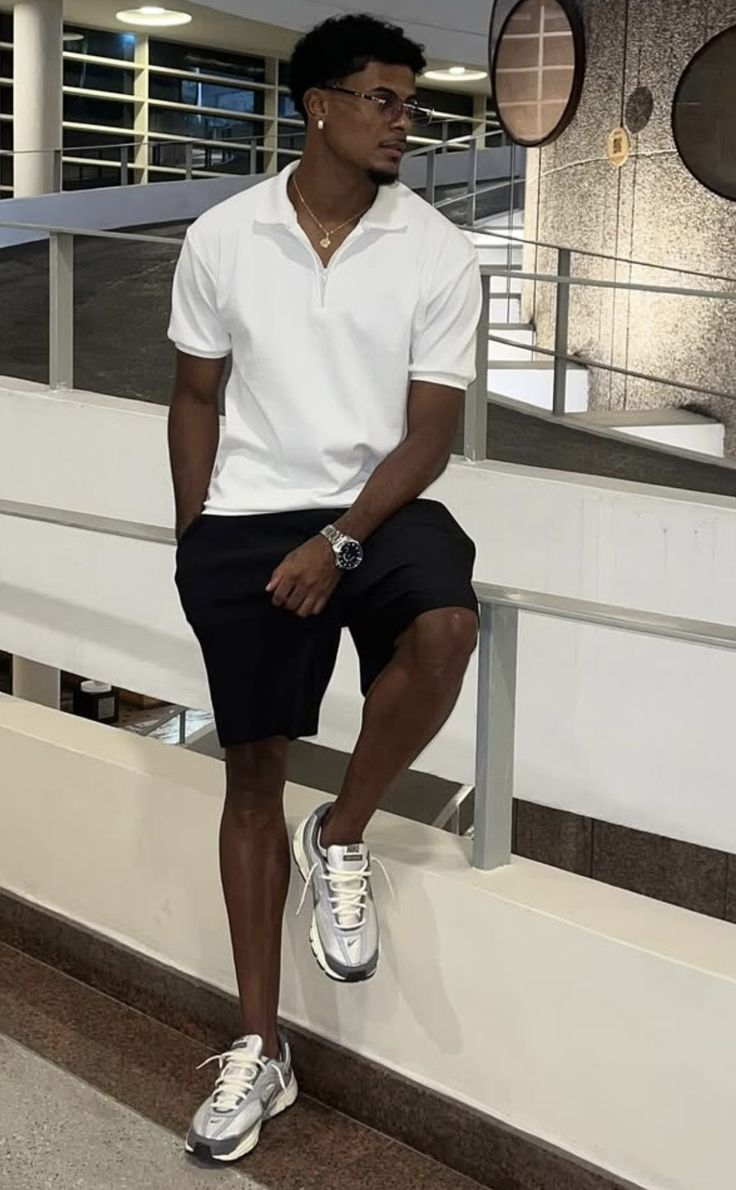
#> input picture images/imagem1.jpeg, 736 x 1190 px, found by its file name
$ python main.py
#> lines starting #> are read from the running program, lines starting #| are printed output that depends on the picture
### Atividade1/Questao1.py
import numpy as np
from PIL import Image

def rgb_to_grayscale(img_array):
    r, g, b = img_array[:,:,0], img_array[:,:,1], img_array[:,:,2]
    return (0.299 * r + 0.587 * g + 0.114 * b).astype(np.uint8)

def gaussian_kernel(size, sigma=1):
    kernel = np.fromfunction(
        lambda x, y: (1/(2*np.pi*sigma**2)) * np.exp(-((x-(size-1)/2)**2 + (y-(size-1)/2)**2) / (2*sigma**2)),
        (size, size)
    )
    return kernel / np.sum(kernel)

def convolve(img, kernel):
    k_size = kernel.shape[0]
    pad = k_size // 2
    img_pad = np.pad(img, pad, mode='edge')
    output = np.zeros_like(img)
    for i in range(img.shape[0]):
        for j in range(img.shape[1]):
            region = img_pad[i:i+k_size, j:j+k_size]
            output[i,j] = np.sum(region * kernel)
    return output

def pencil_sketch(image_path, output_path, kernel_size=21, sigma=5):
    img = Image.open(image_path).convert('RGB')
    img_array = np.array(img)
    gray = rgb_to_grayscale(img_array)
    kernel = gaussian_kernel(kernel_size, sigma)
    blurred = convolve(gray, kernel)
    epsilon = 1e-8
    sketch = (gray.astype(np.float32) / (blurred.astype(np.float32) + epsilon)) * 255
    sketch = np.clip(sketch, 0, 255).astype(np.uint8)
    Image.fromarray(sketch).save(output_path)
    return gray, blurred, sketch

### Atividade1/Questao2.py
import numpy as np
from PIL import Image

def gamma_correction(image_path, output_path, gamma):
    img = Image.open(image_path).convert('L')  # 'L' = escala de cinza
    img_array = np.array(img, dtype=np.float32)
    normalized = img_array / 255.0
    corrected = np.power(normalized, 1.0/gamma) * 255.0
    corrected = np.clip(corrected, 0, 255).astype(np.uint8)
    Image.fromarray(corrected).save(output_path)
    return corrected

### Atividade1/Questao3.py
import numpy as np
from PIL import Image

def weighted_blend(img1_path, img2_path, output_path, alpha=0.5):
    img1 = Image.open(img1_path).convert('L')
    img2 = Image.open(img2_path).convert('L')
    if img1.size != img2.size:
        img2 = img2.resize(img1.size, Image.Resampling.LANCZOS)
        print(f"Aviso: imagem2 redimensionada de {img2.size} para {img1.size}")
    arr1 = np.array(img1, dtype=np.float32)
    arr2 = np.array(img2, dtype=np.float32)
    blended = (alpha * arr1 + (1 - alpha) * arr2).astype(np.uint8)
    Image.fromarray(blended).save(output_path)
    return blended

### Atividade1/Questao4.py
import numpy as np
from PIL import Image

def negative(img_array):
    return 255 - img_array

# [18 lines left out: functions rescale_intensity, reverse_even_rows, mirror_top_to_bottom, not called in this run]

def vertical_flip(img_array):
    return img_array[::-1, :]

def apply_all_transformations(image_path, output_path):
    img = Image.open(image_path).convert('L')
    arr = np.array(img, dtype=np.float32)
    arr = negative(arr)
    arr = rescale_intensity(arr)
    arr = reverse_even_rows(arr)
    arr = mirror_top_to_bottom(arr)
    arr = vertical_flip(arr)
    arr = np.clip(arr, 0, 255).astype(np.uint8)
    Image.fromarray(arr).save(output_path)
    return arr

### Atividade1/main.py
from pathlib import Path
from Questao1 import pencil_sketch
from Questao2 import gamma_correction
from Questao3 import weighted_blend
from Questao4 import apply_all_transformations
from Questao5 import create_mosaic
from Questao6 import quantize

def main():
    base_path = Path("images")
    img1 = base_path / "imagem1.jpeg"
    img2 = base_path / "imagem2.jpeg"
    img3 = base_path / "imagem3.jpeg"
    img4 = base_path / "imagem4.jpeg"

    output_dir = Path("outputs")
    output_dir.mkdir(parents=True, exist_ok=True)

    print("Executando Questão 1: Esboço a lápis...")
    sketch_output = output_dir / "questao1_sketch.jpg"
    pencil_sketch(str(img1), str(sketch_output), kernel_size=21, sigma=5)
#> in pencil_sketch, img is the input picture: PIL image 736x1190 RGB; mean R, G, B 140.8, 134.4, 124.2
#> after the loop in convolve, `for i in range(img.shape[0]):`:
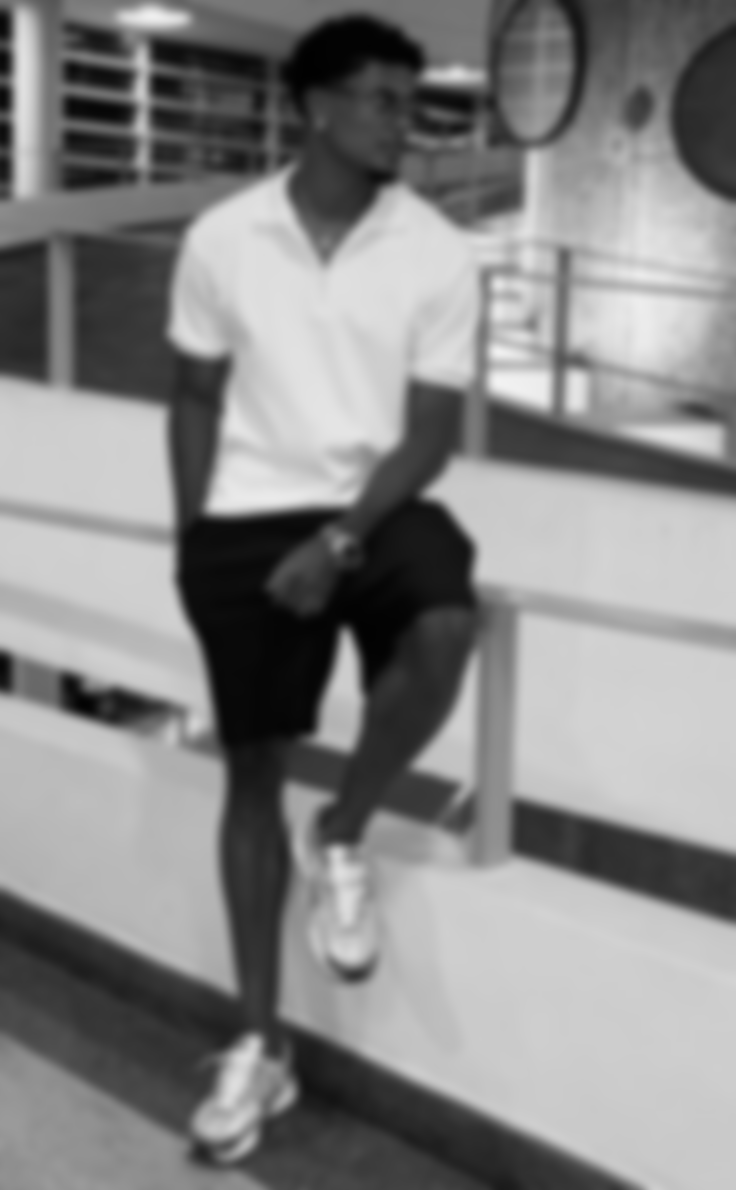
#> output: shape (1190, 736); min 1, max 242, mean 134.1
#> in pencil_sketch, `sketch = np.clip(sketch, 0, 255).astype(np.uint8)`:
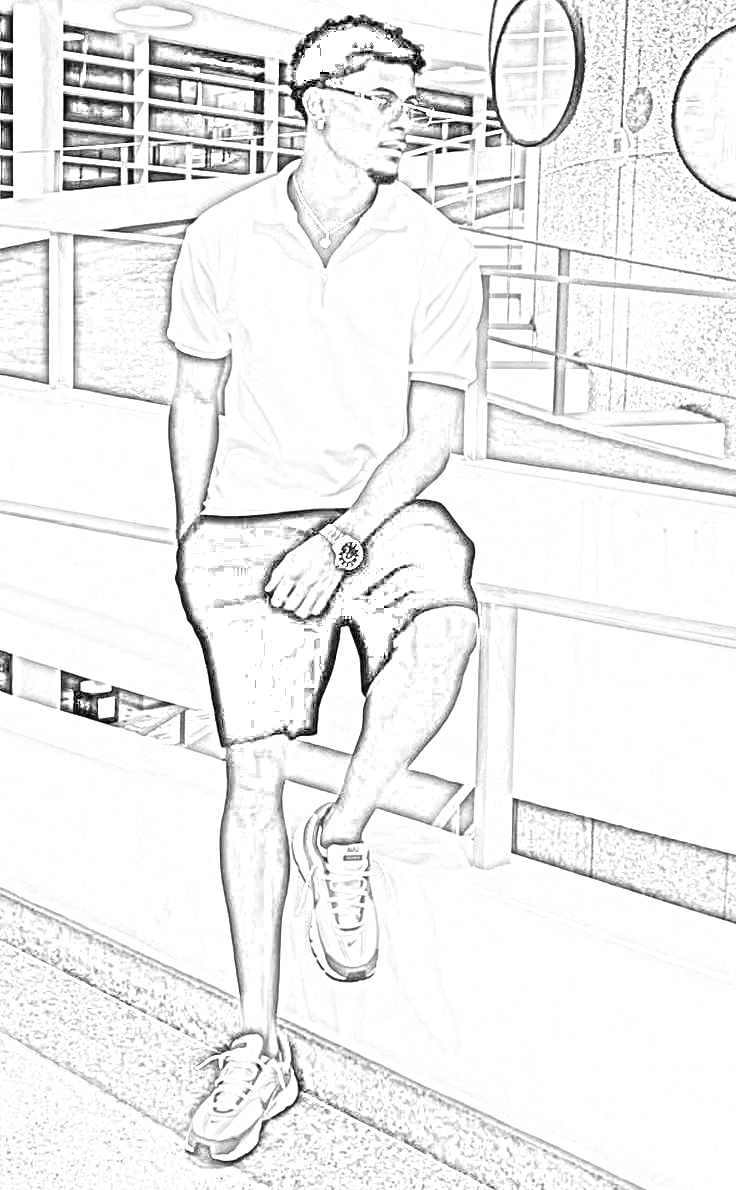
#> sketch: shape (1190, 736); min 0, max 255, mean 238.5
    print(f"  -> Salvo em {sketch_output}")

    print("Executando Questão 2: Correção gama...")
    gammas = [0.5, 1.0, 1.5, 2.0, 2.5]
#> gammas = [0.5, 1, 1.5, 2, 2.5]
    for gamma in gammas:
        gamma_output = output_dir / f"questao2_gamma_{gamma}.jpg"
        gamma_correction(str(img2), str(gamma_output), gamma)
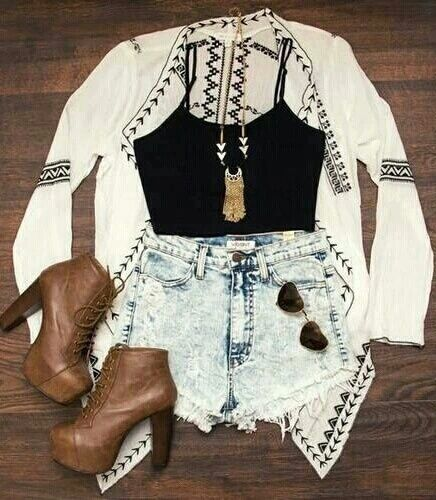
#> input picture images/imagem2.jpeg, 436 x 500 px, found by its file name
#> in gamma_correction, `corrected = np.power(normalized, 1.0/gamma) * 255.0`:
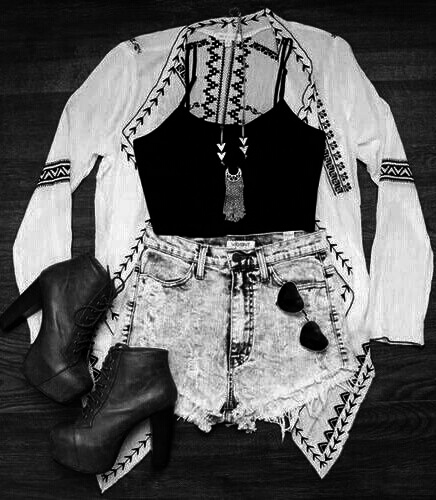
#> corrected: shape (500, 436) float32; min 0, max 255, mean 94.4
        print(f"  -> Gamma {gamma} salvo em {gamma_output}")
#|   -> Gamma 0.5 salvo em outputs/questao2_gamma_0.5.jpg

    print("Executando Questão 3: Média ponderada...")
    alphas = [0.3, 0.5, 0.7]
#> alphas = [0.3, 0.5, 0.7]
    for alpha in alphas:
        blend_output = output_dir / f"questao3_blend_alpha_{alpha}.jpg"
        weighted_blend(str(img1), str(img2), str(blend_output), alpha)
#> in weighted_blend, `img2 = img2.resize(img1.size, Image.Resampling.LANCZOS)`:
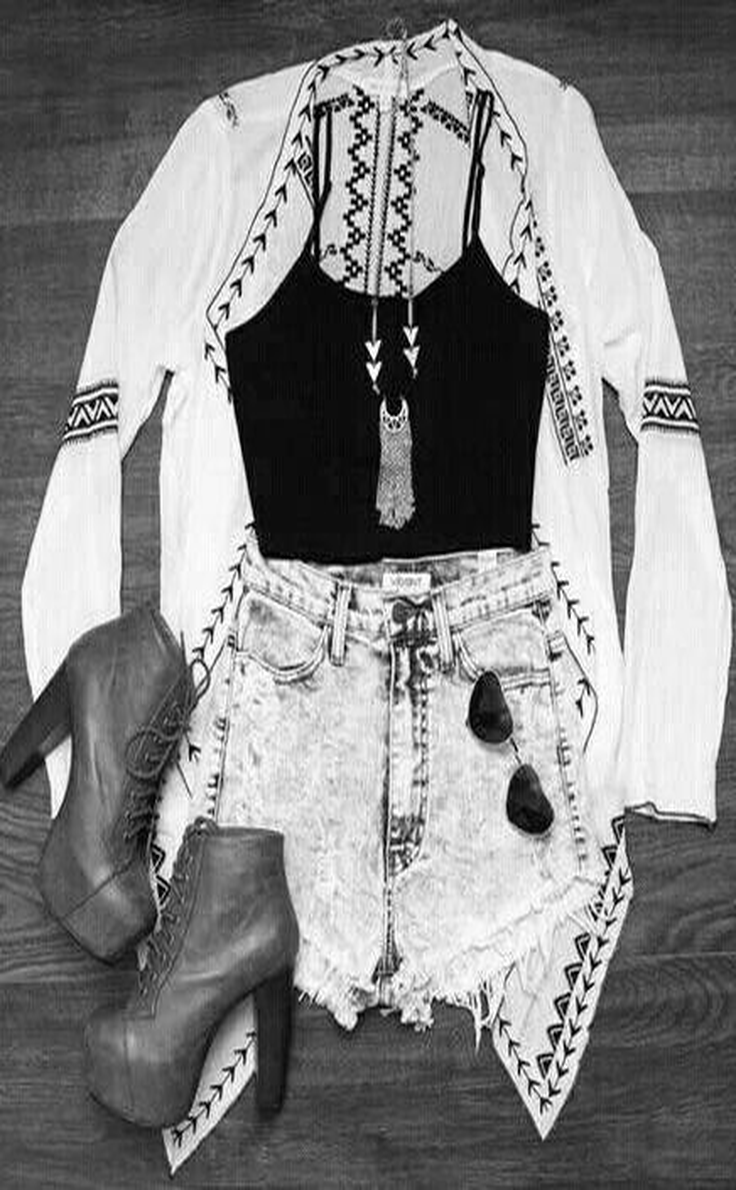
#> img2: PIL image 736x1190 L; min 0, max 255, mean 132.5
#| Aviso: imagem2 redimensionada de (736, 1190) para (736, 1190)
#> in weighted_blend, `blended = (alpha * arr1 + (1 - alpha) * arr2).astype(np.uint8)`:
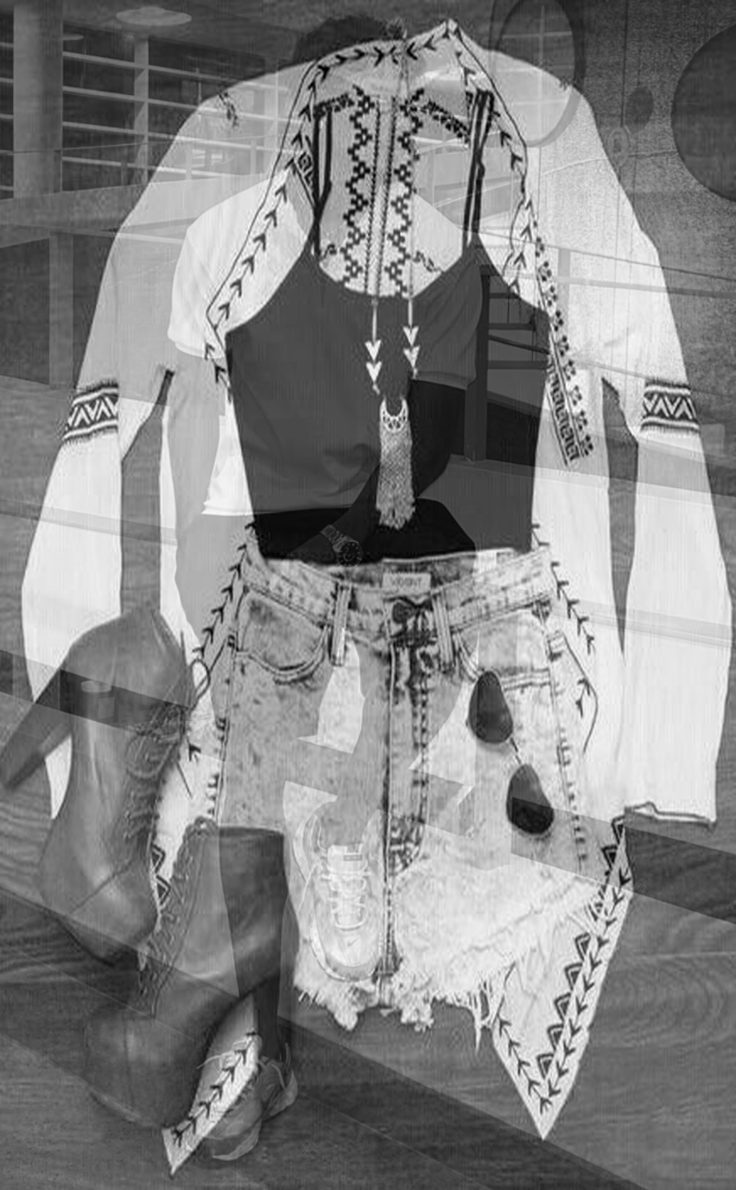
#> blended: shape (1190, 736); min 0, max 253, mean 132.8
        print(f"  -> Alpha {alpha} salvo em {blend_output}")
#|   -> Alpha 0.3 salvo em outputs/questao3_blend_alpha_0.3.jpg

    print("Executando Questão 4: Transformações sequenciais...")
    trans_output = output_dir / "questao4_transformed.jpg"
    apply_all_transformations(str(img3), str(trans_output))
    print(f"  -> Salvo em {trans_output}")

    print("Executando Questão 5: Mosaico 4x4...")
    mosaic_output = output_dir / "questao5_mosaic.jpg"
    create_mosaic(str(img4), str(mosaic_output), block_size=4)
    print(f"  -> Salvo em {mosaic_output}")

    print("Executando Questão 6: Quantização...")
    niveis = [256, 64, 32, 16, 8, 4, 2]
    for levels in niveis:
        quant_output = output_dir / f"questao6_quant_{levels}levels.jpg"
        quantize(str(img1), str(quant_output), levels)
        print(f"  -> {levels} níveis salvo em {quant_output}")

    print("\nTodas as questões foram processadas com sucesso!")

if __name__ == "__main__":
#> (the run stopped early here; a loop or call above may not have finished)
